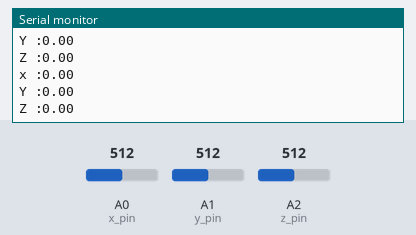
A sketch run on a simulated Arduino Uno, built with avr-gcc and run on an emulated ATmega328P. On the bench: the last lines printed to the serial monitor. Inputs (shaded band) come from the test bench; at power-on: A0 (x_pin) = 512, A1 (y_pin) = 512, A2 (z_pin) = 512.

Above: at 1.2 s.
1.3 s: A0 (x_pin) set to 493
At 2.4 s:
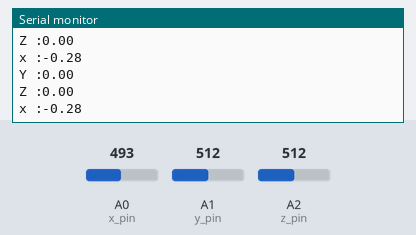
4.3 s: A1 (y_pin) set to 716
At 5.1 s:
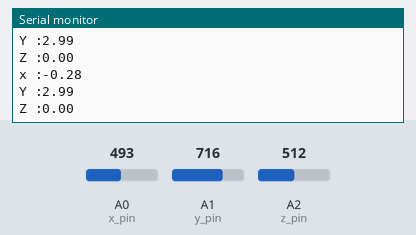
5.8 s: A2 (z_pin) set to 716
At 6.6 s:
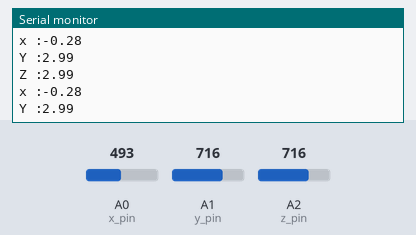
7.3 s: A0 (x_pin) set to 511
At 8.4 s:
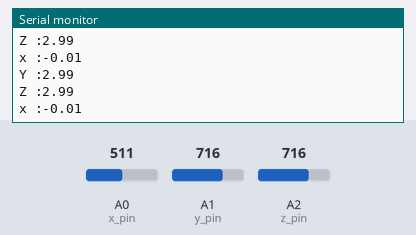
8.8 s: A1 (y_pin) set to 900
At 9.8 s:
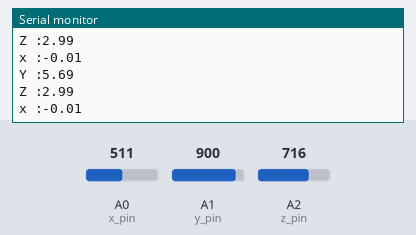
10.3 s: A2 (z_pin) set to 900
At 11.3 s:
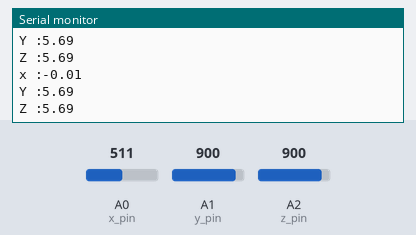
Timing chart, 0 to 12.8 s (numbered marks = the images above; inputs shaded):
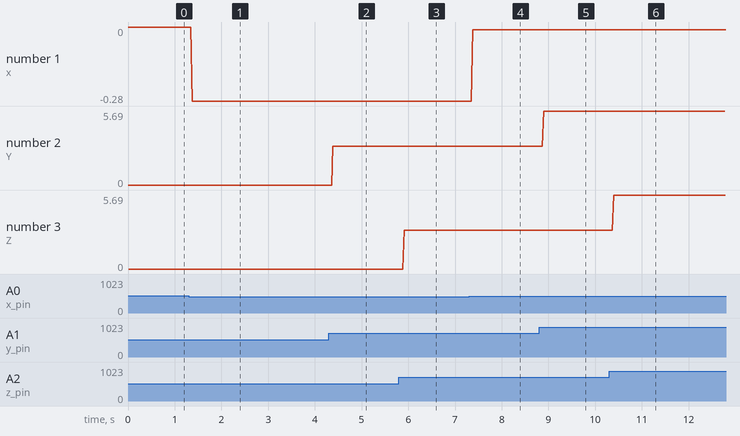

The sketch:

TMP36.ino
```cpp
const int x_pin=A0;
const int y_pin=A1;
const int z_pin=A2;

// Volts per G force to sensitivity
// From the DataSheet

const float sensitivity =0.22;


void setup() {
   // Which makes 3.3v in AREF pin
  Serial.begin(9600);
}

void loop() {
  float x;
  float y;
  float z;

  //Read pin and convert to G
  x = (analogRead(x_pin)-512)*3.3/(sensitivity*1023);
  y = (analogRead(y_pin)-512)*3.3/(sensitivity*1023);
  z = (analogRead(z_pin)-512)*3.3/(sensitivity*1023);

  // Display acceleration

  Serial.print("x :");
  Serial.println(x);

  Serial.print("Y :");
  Serial.println(y);
  Serial.print("Z :");
  Serial.println(z);

}
```

Measured:
- the behaviour switches between 512 and 511 on A0 (x_pin) (found by bisection; images 0 and 1)
- after the input at 1.3 s, the serial monitor: prints a new line after 0.08 s (image 1)
- after the input at 4.3 s, the serial monitor: prints a new line after 0.09 s (image 2)
- after the input at 5.8 s, the serial monitor: prints a new line after 0.11 s (image 3)
- after the input at 7.3 s, the serial monitor: prints a new line after 0.08 s (image 4)
- after the input at 8.8 s, the serial monitor: prints a new line after 0.10 s (image 5)
- after the input at 10.3 s, the serial monitor: prints a new line after 0.09 s (image 6)
- plotted number 1: 0 → -0.28 after the input at 1.3 s, -0.28 → -0.01 after the input at 7.3 s
